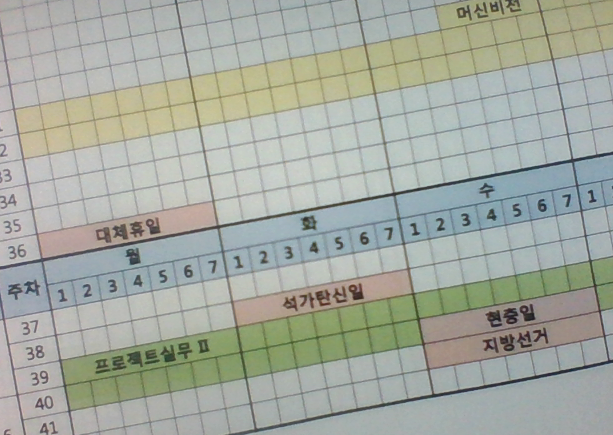
#> input picture timetable.png, 613 x 435 px
$ python p15adaptive.py
#> lines starting #> are read from the running program, lines starting #| are printed output that depends on the picture; after the words box and inside, x2 and y2 are one past the last pixel; in counts of white or black regions, pixels touching at a corner belong together
import cv2
import numpy as np
from matplotlib import pyplot as plt

img = cv2.imread('timetable.png',0)
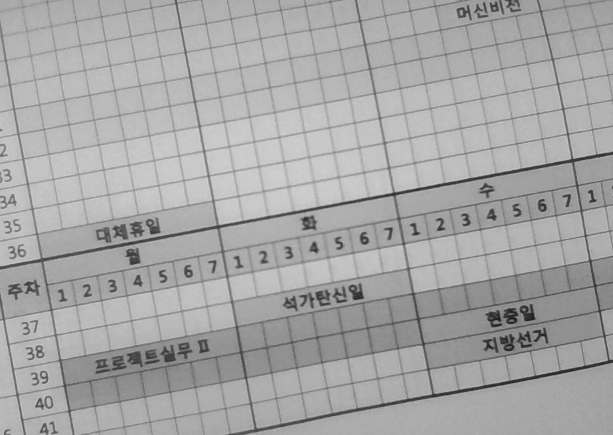
#> img: shape (435, 613); min 21, max 210, mean 166.7
img = cv2.medianBlur(img,5)
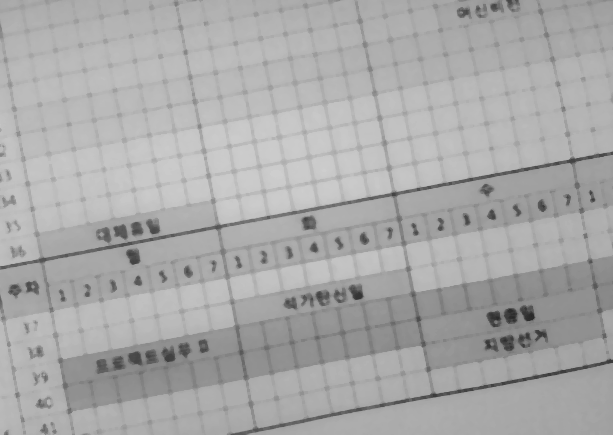
#> img: shape (435, 613); min 39, max 206, mean 169.1

ret,th1 = cv2.threshold(img,127,255,cv2.THRESH_BINARY)
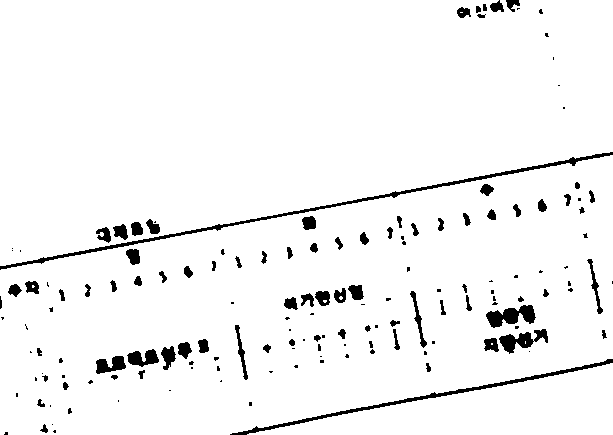
#> th1: shape (435, 613); 95.7% white; 154 black regions (73 under 20 px), largest, box (x1, y1, x2, y2) and area: (0, 152, 613, 270) 1996, (230, 359, 613, 435) 1343, (486, 305, 536, 328) 644
th2 = cv2.adaptiveThreshold(img,255,cv2.ADAPTIVE_THRESH_MEAN_C, cv2.THRESH_BINARY,21,4)
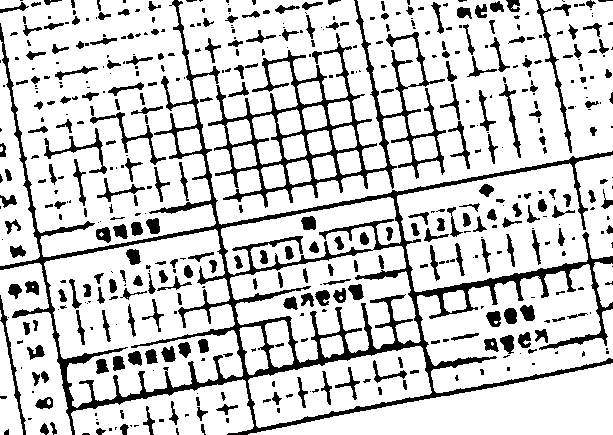
#> th2: shape (435, 613); 80.7% white; 507 black regions (247 under 20 px), largest, box (x1, y1, x2, y2) and area: (0, 0, 613, 435) 20091, (208, 0, 446, 208) 7325, (536, 0, 572, 153) 572
th3 = cv2.adaptiveThreshold(img,255,cv2.ADAPTIVE_THRESH_GAUSSIAN_C, cv2.THRESH_BINARY,11,2)
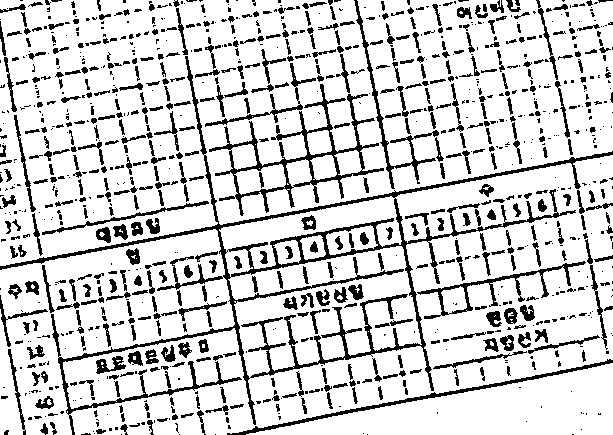
#> th3: shape (435, 613); 82% white; 1036 black regions (525 under 20 px), largest, box (x1, y1, x2, y2) and area: (0, 56, 613, 435) 11075, (209, 84, 384, 216) 3061, (227, 359, 613, 435) 1334

titles = ['Original Image', 'Global Thresholding (v = 127)',
            'Adaptive Mean Thresholding', 'Adaptive Gaussian Thresholding']
images = [img, th1, th2, th3]

for i in range(4):
    plt.subplot(2,2,i+1),plt.imshow(images[i],'gray')
    plt.title(titles[i])
    plt.xticks([]),plt.yticks([])
plt.show()
